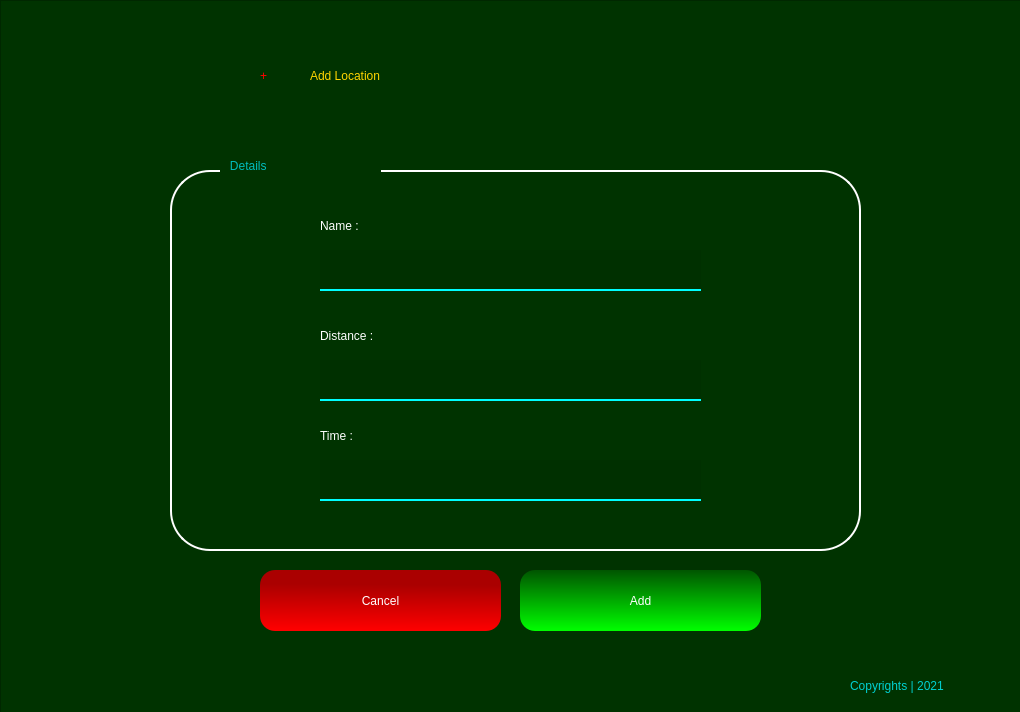
<?xml version="1.0" encoding="UTF-8"?>
<ui version="4.0">
 <class>Form</class>
 <widget class="QWidget" name="Form">
  <property name="geometry">
   <rect>
    <x>0</x>
    <y>0</y>
    <width>1020</width>
    <height>712</height>
   </rect>
  </property>
  <property name="windowTitle">
   <string>Form</string>
  </property>
  <widget class="QFrame" name="frame">
   <property name="geometry">
    <rect>
     <x>0</x>
     <y>0</y>
     <width>1022</width>
     <height>713</height>
    </rect>
   </property>
   <property name="styleSheet">
    <string notr="true">QFrame{

background-color: rgb(0, 51, 0);
color: rgb(0,255,0);

}
</string>
   </property>
   <property name="frameShape">
    <enum>QFrame::StyledPanel</enum>
   </property>
   <property name="frameShadow">
    <enum>QFrame::Raised</enum>
   </property>
   <widget class="QLabel" name="label_5">
    <property name="geometry">
     <rect>
      <x>310</x>
      <y>50</y>
      <width>451</width>
      <height>51</height>
     </rect>
    </property>
    <property name="styleSheet">
     <string notr="true">font: 87 36pt &quot;Arial Black&quot;;
color: rgb(255, 213, 0);</string>
    </property>
    <property name="text">
     <string>Add Location</string>
    </property>
   </widget>
   <widget class="QLabel" name="label_7">
    <property name="geometry">
     <rect>
      <x>30</x>
      <y>630</y>
      <width>71</width>
      <height>61</height>
     </rect>
    </property>
    <property name="styleSheet">
     <string notr="true">background-image: url(:/newPrefix/—Pngtree—red and black logo_5517319.png);</string>
    </property>
    <property name="text">
     <string/>
    </property>
    <property name="pixmap">
     <pixmap resource="mainLogo.qrc">:/newPrefix/—Pngtree—red and black logo_5517319.png</pixmap>
    </property>
    <property name="scaledContents">
     <bool>true</bool>
    </property>
   </widget>
   <widget class="QLabel" name="label_8">
    <property name="geometry">
     <rect>
      <x>850</x>
      <y>670</y>
      <width>161</width>
      <height>31</height>
     </rect>
    </property>
    <property name="styleSheet">
     <string notr="true">font: 25 12pt &quot;Bahnschrift Light&quot;;
color: rgb(0, 208, 208);</string>
    </property>
    <property name="text">
     <string>Copyrights | 2021</string>
    </property>
   </widget>
   <widget class="QLabel" name="label_9">
    <property name="geometry">
     <rect>
      <x>260</x>
      <y>50</y>
      <width>41</width>
      <height>51</height>
     </rect>
    </property>
    <property name="styleSheet">
     <string notr="true">font: 87 36pt &quot;Arial Black&quot;;
color: rgb(255,0,0);</string>
    </property>
    <property name="text">
     <string>+</string>
    </property>
   </widget>
   <widget class="QFrame" name="frame_2">
    <property name="geometry">
     <rect>
      <x>170</x>
      <y>170</y>
      <width>691</width>
      <height>381</height>
     </rect>
    </property>
    <property name="styleSheet">
     <string notr="true">border: 2px solid #FFF;
border-radius: 40px;</string>
    </property>
    <property name="frameShape">
     <enum>QFrame::StyledPanel</enum>
    </property>
    <property name="frameShadow">
     <enum>QFrame::Raised</enum>
    </property>
    <widget class="QLabel" name="label">
     <property name="geometry">
      <rect>
       <x>150</x>
       <y>40</y>
       <width>191</width>
       <height>31</height>
      </rect>
     </property>
     <property name="styleSheet">
      <string notr="true">border: none;
font: 16pt &quot;Myanmar Text&quot;;
color: rgb(255, 255, 255);</string>
     </property>
     <property name="text">
      <string>Name :</string>
     </property>
    </widget>
    <widget class="QLineEdit" name="nameTxt">
     <property name="geometry">
      <rect>
       <x>150</x>
       <y>80</y>
       <width>381</width>
       <height>41</height>
      </rect>
     </property>
     <property name="styleSheet">
      <string notr="true">QLineEdit{
border-bottom: 2px solid rgb(0, 255, 255);
background-color:rgb(0, 48, 0);
border-top:none;
border-left:none;
border-right:none;
}

QLineEdit:hover{

border-bottom: 2px solid rgb(0, 255, 0);

}

QLineEdit:focus{

border-bottom: 2px solid rgb(0, 0, 0);

}
</string>
     </property>
    </widget>
    <widget class="QLineEdit" name="distanceTxt">
     <property name="geometry">
      <rect>
       <x>150</x>
       <y>190</y>
       <width>381</width>
       <height>41</height>
      </rect>
     </property>
     <property name="styleSheet">
      <string notr="true">QLineEdit{
border-bottom: 2px solid rgb(0, 255, 255);
background-color:rgb(0, 48, 0);
border-top:none;
border-left:none;
border-right:none;
}

QLineEdit:hover{

border-bottom: 2px solid rgb(0, 255, 0);

}

QLineEdit:focus{

border-bottom: 2px solid rgb(0, 0, 0);

}
</string>
     </property>
    </widget>
    <widget class="QLabel" name="label_2">
     <property name="geometry">
      <rect>
       <x>150</x>
       <y>150</y>
       <width>191</width>
       <height>31</height>
      </rect>
     </property>
     <property name="styleSheet">
      <string notr="true">border: none;
font: 16pt &quot;Myanmar Text&quot;;
color: rgb(255, 255, 255);</string>
     </property>
     <property name="text">
      <string>Distance :</string>
     </property>
    </widget>
    <widget class="QLineEdit" name="timeTxt">
     <property name="geometry">
      <rect>
       <x>150</x>
       <y>290</y>
       <width>381</width>
       <height>41</height>
      </rect>
     </property>
     <property name="styleSheet">
      <string notr="true">QLineEdit{
border-bottom: 2px solid rgb(0, 255, 255);
background-color:rgb(0, 48, 0);
border-top:none;
border-left:none;
border-right:none;
}

QLineEdit:hover{

border-bottom: 2px solid rgb(0, 255, 0);

}

QLineEdit:focus{

border-bottom: 2px solid rgb(0, 0, 0);

}
</string>
     </property>
    </widget>
    <widget class="QLabel" name="label_3">
     <property name="geometry">
      <rect>
       <x>150</x>
       <y>250</y>
       <width>191</width>
       <height>31</height>
      </rect>
     </property>
     <property name="styleSheet">
      <string notr="true">border: none;
font: 16pt &quot;Myanmar Text&quot;;
color: rgb(255, 255, 255);</string>
     </property>
     <property name="text">
      <string>Time :</string>
     </property>
    </widget>
   </widget>
   <widget class="QLabel" name="label_10">
    <property name="geometry">
     <rect>
      <x>220</x>
      <y>140</y>
      <width>161</width>
      <height>51</height>
     </rect>
    </property>
    <property name="styleSheet">
     <string notr="true">font: 25 20pt &quot;Bahnschrift Light&quot;;
color: rgb(0, 189, 189);
border:none;</string>
    </property>
    <property name="text">
     <string>   Details</string>
    </property>
   </widget>
   <widget class="QPushButton" name="addBtn">
    <property name="geometry">
     <rect>
      <x>520</x>
      <y>570</y>
      <width>241</width>
      <height>61</height>
     </rect>
    </property>
    <property name="styleSheet">
     <string notr="true">QPushButton{
background-color: qlineargradient(spread:pad, x1:0.498, y1:0, x2:0.507, y2:1, stop:0 rgba(0, 85, 0, 255), stop:1 rgba(0, 255, 0, 255));
border-radius:15px;
color: #FFF;
	font: 75 14pt &quot;Microsoft PhagsPa&quot;;

}

QPushButton:hover{

	background-color: rgb(0, 118, 0);
}</string>
    </property>
    <property name="text">
     <string>Add</string>
    </property>
   </widget>
   <widget class="QPushButton" name="cancelBtn">
    <property name="geometry">
     <rect>
      <x>260</x>
      <y>570</y>
      <width>241</width>
      <height>61</height>
     </rect>
    </property>
    <property name="styleSheet">
     <string notr="true">QPushButton{
background-color: qlineargradient(spread:pad, x1:0.512, y1:0.238636, x2:0.493, y2:1, stop:0 rgba(170, 0, 0, 255), stop:1 rgba(255, 0, 0, 255));
border-radius:15px;
color: #FFF;
	font: 75 14pt &quot;Microsoft PhagsPa&quot;;

}

QPushButton:hover{

	background-color: rgb(138, 0, 0);
}</string>
    </property>
    <property name="text">
     <string>Cancel</string>
    </property>
   </widget>
  </widget>
 </widget>
 <resources>
  <include location="mainLogo.qrc"/>
  <include location="mainLogo.qrc"/>
 </resources>
 <connections/>
</ui>
